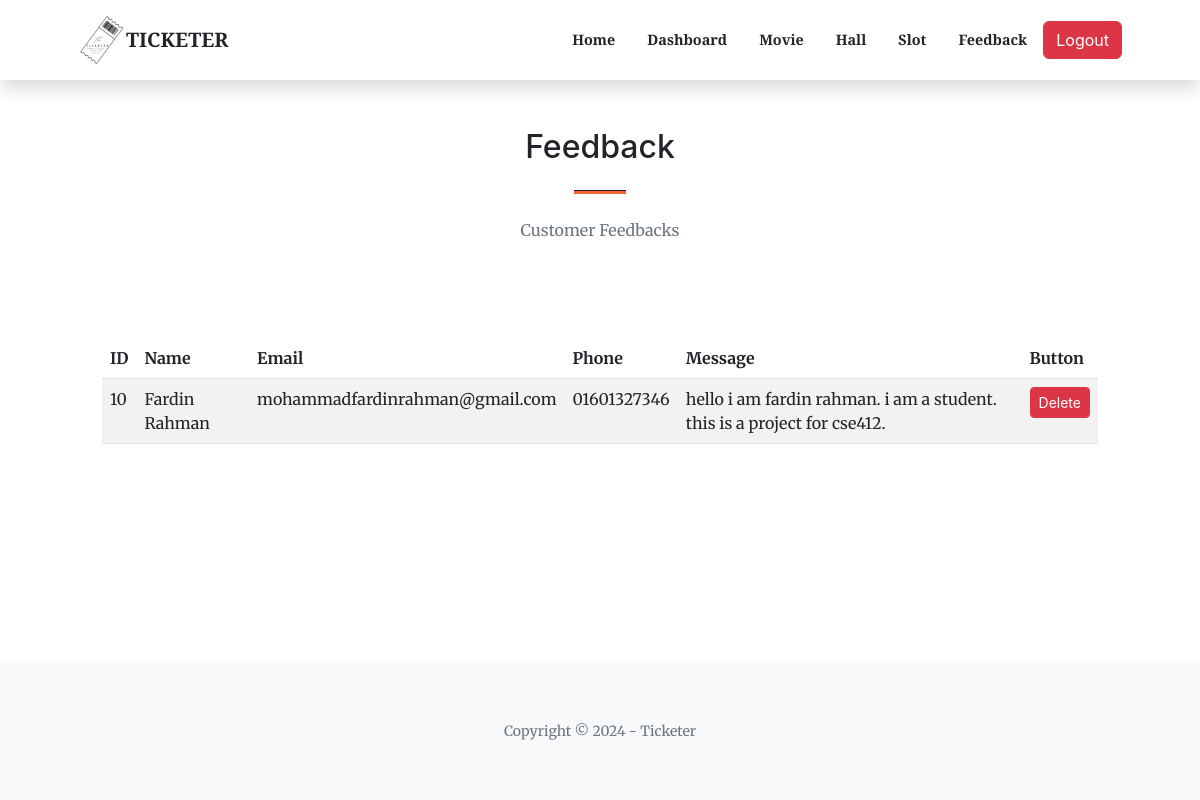
Screenshot of /admin/feedback.php (signed in) with the database file from the repository.
### tables this page shows
CREATE TABLE `feedback` (
  `id` int(11) NOT NULL,
  `name` varchar(100) NOT NULL,
  `email` varchar(500) NOT NULL,
  `phone` varchar(500) NOT NULL,
  `message` varchar(5000) NOT NULL
);

### admin/feedback.php (the view, shortened to what this page needs)
<?php
include './includes/header.php';
include './includes/dbcon.php';
$query = "SELECT * FROM feedback";
$result = mysqli_query($conn, $query);
?>
<section class="page-section">
    <div class="container px-4 px-lg-5">
        <div class="row gx-4 gx-lg-5 justify-content-center">
            <div class="col-lg-8 col-xl-6 text-center">
                <h2 class="mt-0">Feedback</h2>
                <hr class="divider" />
                <p class="text-muted mb-5">Customer Feedbacks</p>
            </div>
            <div class="container px-4 px-lg-5">
                <div class="table-container">
                    <table class="table table-striped">
                        <thead>
                            <tr>
                                <th>ID</th>
                                <th>Name</th>
                                <th>Email</th>
                                <th>Phone</th>
                                <th>Message</th>
                                <th>Button</th>
                            </tr>
                        </thead>
                        <tbody>
                            <?php
                            if (mysqli_num_rows($result) > 0) {
                                while ($row = mysqli_fetch_assoc($result)) {
                                    echo "<tr>
                                            <td>{$row['id']}</td>
                                            <td>{$row['name']}</td>
                                            <td>{$row['email']}</td>
                                            <td>{$row['phone']}</td>
                                            <td>{$row['message']}</td>";
                                            echo "<td><a class='btn btn-danger btn-sm deleteMovieBtn' href='./feedback.php?id=" . $row["id"] . "'>Delete</a></td>";
                                        echo "</tr>";
                                }
                            } else {
                                echo "<tr><td colspan='5' class='text-center'>No feedback found</td></tr>";
                            }
                            ?>
                        </tbody>
                    </table>
                </div>
            </div>
        </div>
    </div>
</section>
<footer class="fixed-footer">
        <?php include './includes/footer.php'; ?>

### admin/feedback.php (style rules this page uses)
html, body { height: 100%; margin: 0; }
.fixed-footer { position: fixed; bottom: 0; width: 100%; background-color: #f8f9fa; padding: 10px 0; text-align: center; }

### rows the page displays
feedback: id "10", name "Fardin Rahman", email "mohammadfardinrahman@gmail.com", phone "01601327346", message "hello i am fardin rahman. i am a student. this is a project for cse412."
